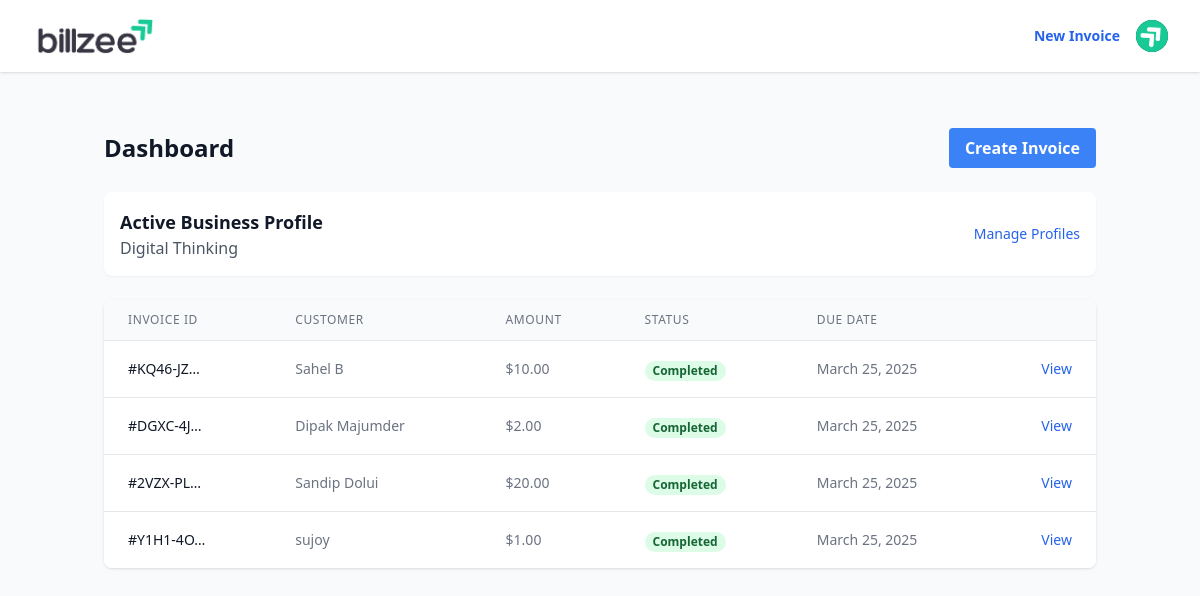
/invoices/dashboard/ (signed in), run on an earlier commit of the app's database.
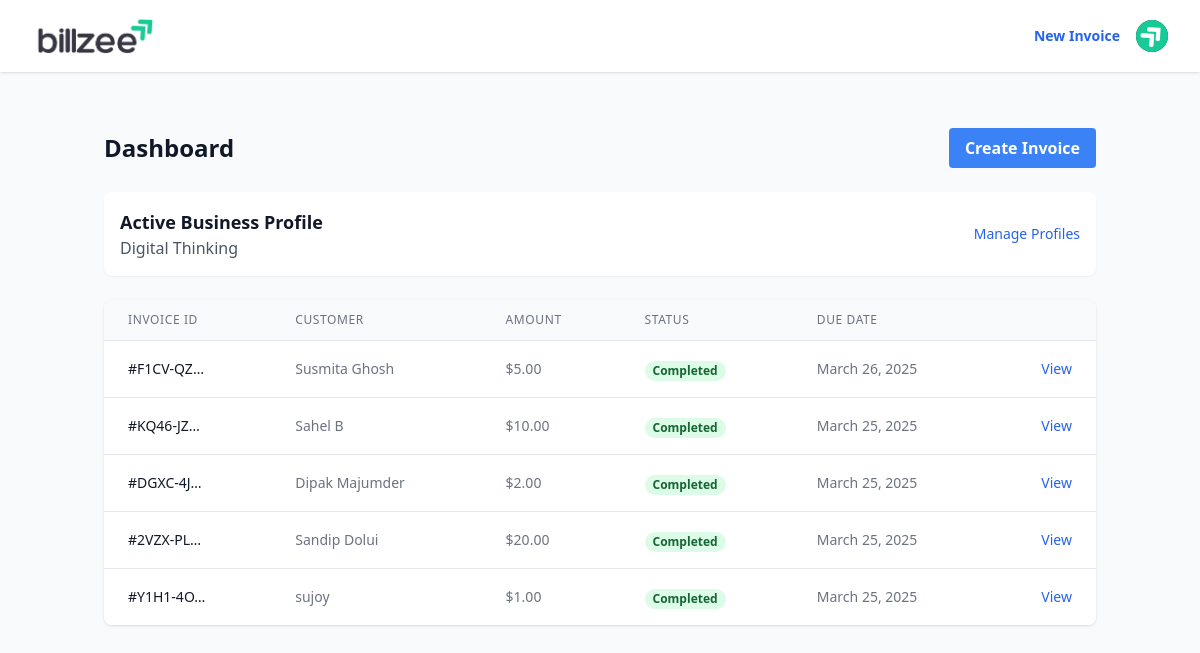
And on a later commit of the database.
### users/models.py (models this page shows, shortened)
class Profile(models.Model):
    user = models.ForeignKey(CustomUser, on_delete=models.CASCADE, related_name='profiles')
    is_active = models.BooleanField(default=False)
    company_name = models.CharField(max_length=100)
    company_email = models.EmailField()
    password = models.CharField(max_length=128, default='')
    phone_number = models.CharField(max_length=20)
    address = models.TextField()
    created_at = models.DateTimeField(auto_now_add=True)
    updated_at = models.DateTimeField(auto_now=True)
    class Meta:
        constraints = [
            models.UniqueConstraint(
                fields=['user', 'is_active'],
                condition=models.Q(is_active=True),
                name='unique_active_profile'
            )
        ]

### invoices/models.py (models this page shows, shortened)
class Invoice(models.Model):
    STATUS_CHOICES = [
        ('pending', 'Pending'),
        ('completed', 'Completed'),
        ('canceled', 'Canceled'),
    ]
    invoice_id = models.CharField(max_length=19, editable=False, unique=True)
    user = models.ForeignKey(settings.AUTH_USER_MODEL, on_delete=models.CASCADE)
    profile = models.ForeignKey(Profile, on_delete=models.PROTECT, related_name='invoices', null=True, blank=True)
    customer_name = models.CharField(max_length=100)
    customer_email = models.EmailField()
    billing_date = models.DateField(default=timezone.now)
    due_date = models.DateField()
    status = models.CharField(max_length=20, choices=STATUS_CHOICES, default='pending')
    notes = models.TextField(blank=True)
    created_at = models.DateTimeField(auto_now_add=True)
    updated_at = models.DateTimeField(auto_now=True)
    total_amount = models.DecimalField(max_digits=10, decimal_places=2, default=0)
    is_sent = models.BooleanField(default=False, help_text='Indicates if the invoice has been sent to the customer')

### invoices/views.py (the view)
# urls.py: path('', RedirectView.as_view(url='/invoices/dashboard/')),
@login_required
def dashboard(request):
    active_profile = Profile.objects.filter(user=request.user, is_active=True).first()
    if active_profile:
        invoices = Invoice.objects.filter(profile=active_profile).order_by('-created_at')
    else:
        invoices = Invoice.objects.none()
    return render(request, 'invoices/dashboard.html', {
        'invoices': invoices,
        'active_profile': active_profile,
        'title': 'Dashboard'
    })

### templates/invoices/dashboard.html (shortened to what this page needs)
{% extends 'base.html' %}
{% load static %}
{% block content %}
<div class="container mx-auto px-4 py-8">
    <div class="flex justify-between items-center mb-6">
        <h1 class="text-2xl font-bold text-gray-900">Dashboard</h1>
        {% if active_profile %}
        <a href="{% url 'invoices:create' %}" class="bg-blue-500 hover:bg-blue-600 text-white font-semibold py-2 px-4 rounded">
            Create Invoice
        </a>
        {% endif %}
    </div>
    {% if active_profile %}
    <div class="bg-white rounded-lg shadow-sm p-4 mb-6">
        <div class="flex items-center justify-between">
            <div>
                <h2 class="text-lg font-semibold text-gray-900">Active Business Profile</h2>
                <p class="text-gray-600">{{ active_profile.company_name }}</p>
            </div>
            <a href="{% url 'users:profile_list' %}" class="text-blue-600 hover:text-blue-800 text-sm">
                Manage Profiles
            </a>
        </div>
    </div>
    {% endif %}
    {% if invoices %}
    <div class="bg-white rounded-lg shadow overflow-hidden">
        <table class="min-w-full divide-y divide-gray-200">
            <thead class="bg-gray-50">
                <tr>
                    <th scope="col" class="px-6 py-3 text-left text-xs font-medium text-gray-500 uppercase tracking-wider">
                        Invoice ID
                    </th>
                    <th scope="col" class="px-6 py-3 text-left text-xs font-medium text-gray-500 uppercase tracking-wider">
                        Customer
                    </th>
                    <th scope="col" class="px-6 py-3 text-left text-xs font-medium text-gray-500 uppercase tracking-wider">
                        Amount
                    </th>
                    <th scope="col" class="px-6 py-3 text-left text-xs font-medium text-gray-500 uppercase tracking-wider">
                        Status
                    </th>
                    <th scope="col" class="px-6 py-3 text-left text-xs font-medium text-gray-500 uppercase tracking-wider">
                        Due Date
                    </th>
                    <th scope="col" class="relative px-6 py-3">
                    </th>
                </tr>
            </thead>
            <tbody class="bg-white divide-y divide-gray-200">
                {% for invoice in invoices %}
                <tr>
                    <td class="px-6 py-4 whitespace-nowrap text-sm font-medium text-gray-900">
                        #{{ invoice.invoice_id|truncatechars:8 }}
                    </td>
                    <td class="px-6 py-4 whitespace-nowrap text-sm text-gray-500">
                        {{ invoice.customer_name }}
                    </td>
                    <td class="px-6 py-4 whitespace-nowrap text-sm text-gray-500">
                        ${{ invoice.total_amount }}
                    </td>
                    <td class="px-6 py-4 whitespace-nowrap">
                        <span class="px-2 inline-flex text-xs leading-5 font-semibold rounded-full
                            {% if invoice.status == 'completed' %}
                                bg-green-100 text-green-800
                            {% elif invoice.status == 'pending' %}
                                bg-yellow-100 text-yellow-800
                            {% else %}
                                bg-red-100 text-red-800
                            {% endif %}">
                            {{ invoice.status|title }}
                        </span>
                    </td>
                    <td class="px-6 py-4 whitespace-nowrap text-sm text-gray-500">
                        {{ invoice.due_date }}
                    </td>
                    <td class="px-6 py-4 whitespace-nowrap text-right text-sm font-medium">
                        <a href="{% url 'invoices:detail' invoice.pk %}" class="text-blue-600 hover:text-blue-900">View</a>
                    </td>
                </tr>
                {% endfor %}
            </tbody>
        </table>
    </div>
    {% endif %}
</div>
{% endblock %}

### templates/base.html (shortened to what this page needs)
{% load static %}
<!DOCTYPE html>
<html lang="en">
<head>
    <link href="{% static 'css/output.css' %}" rel="stylesheet">
    <script src="https://cdn.tailwindcss.com"></script>
</head>
<body class="bg-gray-50">
    {% if not request.resolver_match.url_name in 'login,register,logout' %}
    {% include 'components/users/navbar.html' %}
    {% endif %}
    <main class="max-w-7xl mx-auto py-6 sm:px-6 lg:px-8">
        {% block content %}{% endblock %}
    </main>
</body>
</html>

### templates/components/users/navbar.html (shortened to what this page needs)
{% load static %}
<nav class="bg-white border-gray-200 shadow">
    <div class="max-w-7xl flex flex-wrap items-center justify-between mx-auto p-4 sm:px-6 lg:px-8">
    <a href="{% url 'invoices:dashboard' %}" class="flex items-center space-x-3 rtl:space-x-reverse">
        <img src="{% static 'img/site-img/logo.png' %}" class="w-30 h-10" alt="billzee Logo" />
    </a>
    {% if user.is_authenticated %}
    <div class="flex items-center md:order-2 space-x-3 md:space-x-0 rtl:space-x-reverse">
        <a href="{% url 'invoices:create' %}" class="text-blue-600 hover:text-blue-800 text-sm  font-semibold px-4">
            New Invoice
        </a>
        <button type="button" class="flex text-sm bg-gray-800 rounded-full md:me-0 focus:ring-2 focus:ring-gray-300 dark:focus:ring-gray-600" id="user-menu-button" aria-expanded="false" data-dropdown-toggle="user-dropdown" data-dropdown-placement="bottom">
          <img class="w-8 h-8 rounded-full" src="{% static 'img/site-img/user-icon.png' %}" alt="user photo">
        </button>
      {% endif %}
    </div>
  </nav>

What changed in the data, as far as the page shows it:
added Invoice: invoice_id "F1CV-QZ…", customer_name "Susmita Ghosh", total_amount "5.00", status "Completed", due_date "March 26, 2025"
